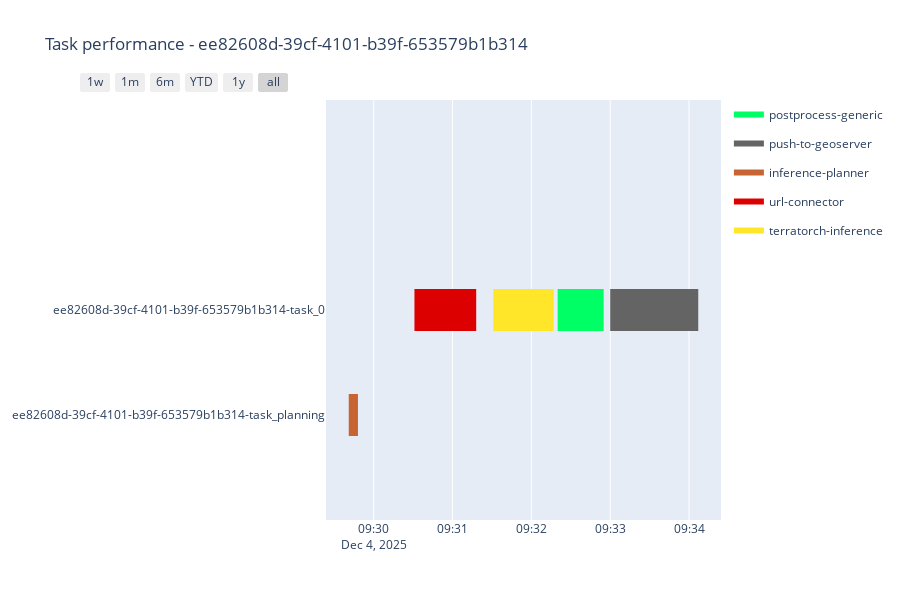

Source (notebook cell):
### Code cell
gswidgets.view_inference_process_timeline(gfm_client, inference_id = response["id"])

### Figure 1 — Plotly figure (JSON) as saved in the notebook; plotly's stock layout.template omitted (floating-point values rounded to 4 significant figures)
{"data": [{"fill": "toself", "fillcolor": "rgb(0, 255, 100)", "hoverinfo": "name", "legendgroup": "rgb(0, 255, 100)", "mode": "none", "name": "postprocess-generic", "type": "scatter", "x": ["2025-12-04T09:32:20", "2025-12-04T09:32:55", "2025-12-04T09:32:55", "2025-12-04T09:32:20"], "y": [0.8, 0.8, 1.2, 1.2]}, {"fill": "toself", "fillcolor": "rgb(100, 100, 100)", "hoverinfo": "name", "legendgroup": "rgb(100, 100, 100)", "mode": "none", "name": "push-to-geoserver", "type": "scatter", "x": ["2025-12-04T09:33:00", "2025-12-04T09:34:07", "2025-12-04T09:34:07", "2025-12-04T09:33:00"], "y": [0.8, 0.8, 1.2, 1.2]}, {"fill": "toself", "fillcolor": "rgb(200, 100, 50)", "hoverinfo": "name", "legendgroup": "rgb(200, 100, 50)", "mode": "none", "name": "inference-planner", "type": "scatter", "x": ["2025-12-04T09:29:41", "2025-12-04T09:29:48", "2025-12-04T09:29:48", "2025-12-04T09:29:41"], "y": [-0.2, -0.2, 0.2, 0.2]}, {"fill": "toself", "fillcolor": "rgb(220, 0, 0)", "hoverinfo": "name", "legendgroup": "rgb(220, 0, 0)", "mode": "none", "name": "url-connector", "type": "scatter", "x": ["2025-12-04T09:30:31", "2025-12-04T09:31:18", "2025-12-04T09:31:18", "2025-12-04T09:30:31"], "y": [0.8, 0.8, 1.2, 1.2]}, {"fill": "toself", "fillcolor": "rgb(255, 230, 41)", "hoverinfo": "name", "legendgroup": "rgb(255, 230, 41)", "mode": "none", "name": "terratorch-inference", "type": "scatter", "x": ["2025-12-04T09:31:31", "2025-12-04T09:32:17", "2025-12-04T09:32:17", "2025-12-04T09:31:31"], "y": [0.8, 0.8, 1.2, 1.2]}, {"legendgroup": "rgb(0, 255, 100)", "marker": {"color": "rgb(0, 255, 100)", "opacity": 0, "size": 1}, "mode": "markers", "name": "", "showlegend": false, "text": [null, null], "type": "scatter", "x": ["2025-12-04T09:32:20", "2025-12-04T09:32:55"], "y": [1, 1]}, {"legendgroup": "rgb(100, 100, 100)", "marker": {"color": "rgb(100, 100, 100)", "opacity": 0, "size": 1}, "mode": "markers", "name": "", "showlegend": false, "text": [null, null], "type": "scatter", "x": ["2025-12-04T09:33:00", "2025-12-04T09:34:07"], "y": [1, 1]}, {"legendgroup": "rgb(200, 100, 50)", "marker": {"color": "rgb(200, 100, 50)", "opacity": 0, "size": 1}, "mode": "markers", "name": "", "showlegend": false, "text": [null, null], "type": "scatter", "x": ["2025-12-04T09:29:41", "2025-12-04T09:29:48"], "y": [0, 0]}, {"legendgroup": "rgb(220, 0, 0)", "marker": {"color": "rgb(220, 0, 0)", "opacity": 0, "size": 1}, "mode": "markers", "name": "", "showlegend": false, "text": [null, null], "type": "scatter", "x": ["2025-12-04T09:30:31", "2025-12-04T09:31:18"], "y": [1, 1]}, {"legendgroup": "rgb(255, 230, 41)", "marker": {"color": "rgb(255, 230, 41)", "opacity": 0, "size": 1}, "mode": "markers", "name": "", "showlegend": false, "text": [null, null], "type": "scatter", "x": ["2025-12-04T09:31:31", "2025-12-04T09:32:17"], "y": [1, 1]}], "layout": {"height": 600, "hovermode": "closest", "showlegend": true, "title": {"text": "Task performance - ee82608d-39cf-4101-b39f-653579b1b314"}, "xaxis": {"rangeselector": {"buttons": [{"count": 7, "label": "1w", "step": "day", "stepmode": "backward"}, {"count": 1, "label": "1m", "step": "month", "stepmode": "backward"}, {"count": 6, "label": "6m", "step": "month", "stepmode": "backward"}, {"count": 1, "label": "YTD", "step": "year", "stepmode": "todate"}, {"count": 1, "label": "1y", "step": "year", "stepmode": "backward"}, {"step": "all"}]}, "showgrid": true, "type": "date", "zeroline": false}, "yaxis": {"autorange": false, "range": [-1, 3], "showgrid": false, "ticktext": ["ee82608d-39cf-4101-b39f-653579b1b314-task_planning", "ee82608d-39cf-4101-b39f-653579b1b314-task_0"], "tickvals": [0, 1], "zeroline": false}}}
